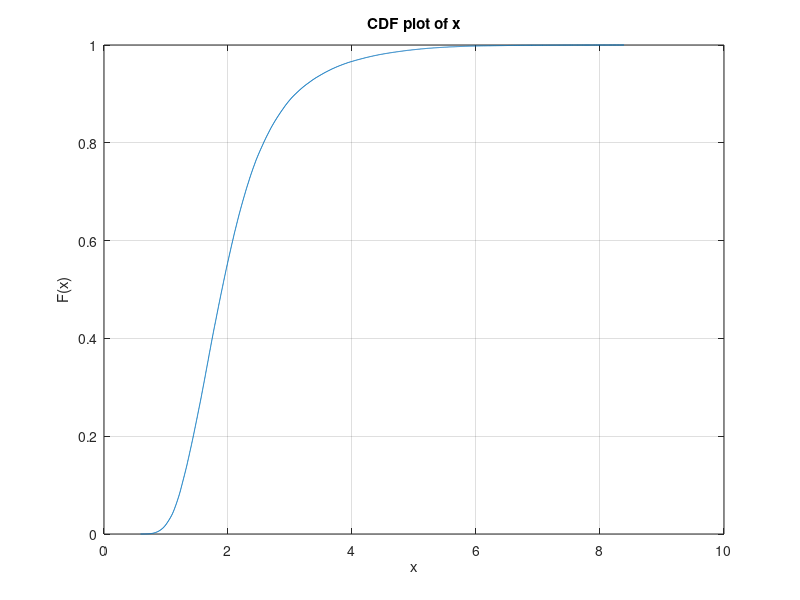

Source code (MATLAB): (Note: this script raises an error after producing the figure.)
clear
close all

load wave_height_banks_peninsula.mat
%
hs_obs = hs_obs(:); time_obs = time_obs(:);
cdfplot(hs_obs) % find suitable thresholds to constrain GPthres.m. This is just a rough guide. looks like something between 2 and 6 metres would work
tolerance =0.0001; % sometimes gpfit doesn't like having zero values, so add a tiny (inconsequential) amount
tthr = 3; % peaks over threshold (POT) separated by at least 3 days. Most weather systems in NZ are separated by 4-7 days
ythr = GPthres(time_obs,hs_obs+tolerance,2,6,0.1,tthr,1); % Automate threshold selection
disp(['GPD threshold selected: H_s = ' num2str(ythr) ' m'])
ARI = [1 2 5 10 20 50 100]; % This specifies the Average Recurrence Intervals (ARI) for output. Change these to what you like. 
[GPD,gpp,gpci,Sy,ARI_POT,POT_sorted] = GPDfit(hs_obs+tolerance,time_obs,tthr,ythr,ARI);

figure(2), clf, semilogx(ARI_POT,POT_sorted,'ok'), hold on
semilogx(ARI,GPD(1,:),'r',ARI,GPD(2,:),'--r',ARI,GPD(3,:),'--r')
title('GPD fitted to peaks over threshold'), xlabel('Average recurrence interval (years)'), ylabel('H_s')

% Compare to annual maxima method. Don't need this but sometimes useful to 
AMy = AMcalc(time_obs,hs_obs,1); AM = AMy(:,3);
[gev,gevci] = gevfit(AM);
GEV = gevinv(1-ARI2AEP(ARI),gev(1),gev(2),gev(3));
GEV(2,:) = gevinv(1-ARI2AEP(ARI),gevci(1,1),gevci(1,2),gevci(1,3));
GEV(3,:) = gevinv(1-ARI2AEP(ARI),gevci(2,1),gevci(2,2),gevci(2,3));

figure, [AMari,AMsorted] = gringorten(AM,1,1); hold on
semilogx(ARI,GEV(1,:),'k','LineWidth',2), semilogx(ARI,GEV(2,:),'--k',ARI,GEV(3,:),'--k'), hold off
title('GEV fitted to annual maxima'), xlabel('Average recurrence interval  (years)'), ylabel('H_s')

figure(2), hold on, semilogx(ARI,GEV(1,:),'b'), semilogx(ARI,GEV(2,:),'--b',ARI,GEV(3,:),'--b'), 
semilogx(AMari,AMsorted,'+b')
hold off
